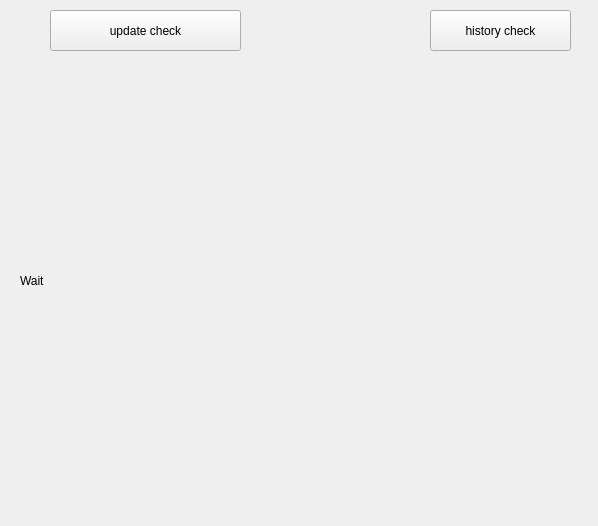
<?xml version="1.0" encoding="UTF-8"?>
<ui version="4.0">
 <class>MainWindow</class>
 <widget class="QMainWindow" name="MainWindow">
  <property name="geometry">
   <rect>
    <x>0</x>
    <y>0</y>
    <width>598</width>
    <height>526</height>
   </rect>
  </property>
  <property name="windowTitle">
   <string>MainWindow</string>
  </property>
  <widget class="QWidget" name="centralWidget">
   <widget class="QLabel" name="label">
    <property name="geometry">
     <rect>
      <x>20</x>
      <y>70</y>
      <width>541</width>
      <height>421</height>
     </rect>
    </property>
    <property name="text">
     <string>Wait</string>
    </property>
   </widget>
   <widget class="QPushButton" name="pushButton">
    <property name="geometry">
     <rect>
      <x>50</x>
      <y>10</y>
      <width>191</width>
      <height>41</height>
     </rect>
    </property>
    <property name="text">
     <string>update check</string>
    </property>
   </widget>
   <widget class="QPushButton" name="pushButton_2">
    <property name="geometry">
     <rect>
      <x>430</x>
      <y>10</y>
      <width>141</width>
      <height>41</height>
     </rect>
    </property>
    <property name="text">
     <string>history check</string>
    </property>
   </widget>
  </widget>
 </widget>
 <layoutdefault spacing="6" margin="11"/>
 <resources/>
 <connections/>
</ui>
